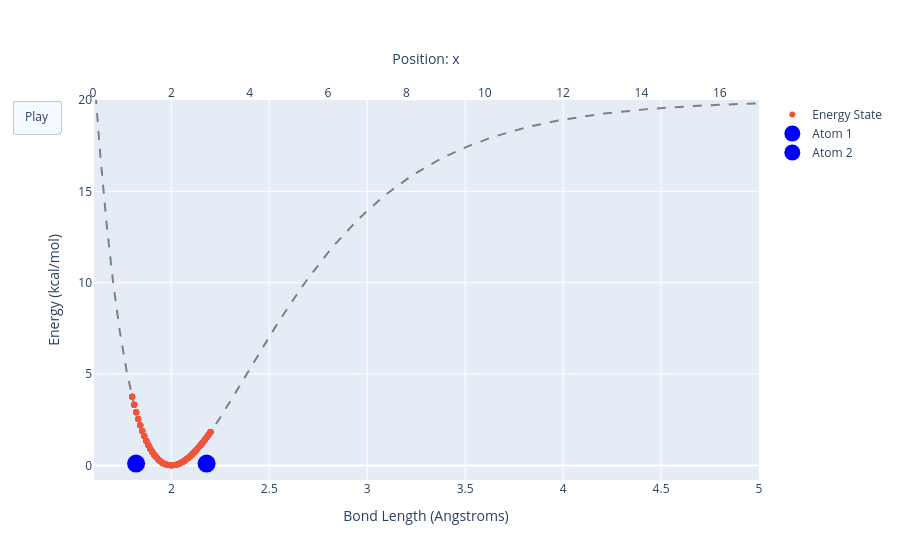

Write notebook code for a chart like this one.
### Markdown cell above
**Here we will use a Morse potential as our reference bond potential.**<br>
**The Morse potential captures the essential physics to describe bond breaking.** 

$U(r) = D_{e}(1 - e^{-\alpha(r - r_{eq})})^2$ <br>

$D_{e}$ = well-depth<br>
$\alpha$ = width of the potential <br>
$r_{eq}$ = equilibrium bond distance

### Code cell
import numpy as np
import matplotlib.pyplot as plt

import numpy as np
import plotly.graph_objects as go

def compute_morse_potential(distances, alpha=1.8, r_eq= 2.0, well_depth=20.0):
    """
    computer a morse potential given an array of distances

    :param distances: bond distances
    :param alpha: 
    :param r_eq: equilibrium distance in Angstroms
    :param well_depth: dissociation energy in kcal/mol

    :return energies: kcal/mol
    """
    return well_depth*(1 - np.exp(-alpha*(distances - r_eq)))**2

distances = np.linspace(1.6, 5.0, 100)
v_curve = compute_morse_potential(distances)

req = 2.0
delta = 0.2
n_points = 40 
min_r = req - delta
max_r = req + delta
displacement = req / 2.0
forward_r = np.linspace(min_r, max_r, n_points)
single_oscillation_r = np.concatenate([forward_r, forward_r[::-1]])
samples_distances = np.tile(single_oscillation_r, 4)

forward_a = np.linspace(displacement-(delta/2), displacement+(delta/2), n_points)[::-1] # Starts flipped
single_oscillation_a = np.concatenate([forward_a, forward_a[::-1]])
atom_a_x = np.tile(single_oscillation_a, 4)

forward_b = np.linspace((displacement+req)-(delta/2), (displacement+req)+(delta/2), n_points)
single_oscillation_b = np.concatenate([forward_b, forward_b[::-1]])
atom_b_x = np.tile(single_oscillation_b, 4)

# Compute energy based on the updated structural distances loop
sampled_energies = compute_morse_potential(samples_distances)


fig = go.Figure(
    data=[
        go.Scatter(x=distances, y=v_curve, mode='lines', line=dict(color='gray', dash='dash'), showlegend=False),
        go.Scatter(x=samples_distances, y=sampled_energies, mode='markers', name='Energy State'),
        go.Scatter(x=atom_a_x, y=[0.1], mode='markers', marker=dict(size=18, color='blue'), xaxis='x2', name='Atom 1'),
        go.Scatter(x=atom_b_x, y=[0.1], mode='markers', marker=dict(size=18, color='blue'), xaxis='x2', name='Atom 2')
    ],
    frames=[go.Frame(data=[
        go.Scatter(),
        go.Scatter(x=[samples_distances[i]], y=[sampled_energies[i]]),
        go.Scatter(x=[atom_a_x[i]]),
        go.Scatter(x=[atom_b_x[i]])
    ]) for i, _ in enumerate(samples_distances)]
)

fig.update_layout(
    xaxis=dict(title="Bond Length (Angstroms)", range=[1.6, 5.0]),
    xaxis2=dict(title="Position: x", range=[0, 17.0], side='top', overlaying='x', showgrid=False),
    yaxis=dict(title="Energy (kcal/mol)", range=[-0.8, 20.0]),
    updatemenus=[dict(type="buttons", buttons=[dict(label="Play", method="animate", args=[None, dict(frame=dict(duration=25, redraw=False))])])]
)

fig.show()

### Figure 1 — Plotly figure (JSON) as saved in the notebook; plotly's stock layout.template omitted (floating-point values rounded to 4 significant figures; data arrays with more than 128 entries replaced by an {"elided": "..."} marker saying what was removed)
{"data": [{"line": {"color": "gray", "dash": "dash"}, "mode": "lines", "showlegend": false, "type": "scatter", "x": [1.6, 1.634, 1.669, 1.703, 1.737, 1.772, 1.806, 1.84, 1.875, 1.909, 1.943, 1.978, 2.012, 2.046, 2.081, 2.115, 2.149, 2.184, 2.218, 2.253, 2.287, 2.321, 2.356, 2.39, 2.424, 2.459, 2.493, 2.527, 2.562, 2.596, 2.63, 2.665, 2.699, 2.733, 2.768, 2.802, 2.836, 2.871, 2.905, 2.939, 2.974, 3.008, 3.042, 3.077, 3.111, 3.145, 3.18, 3.214, 3.248, 3.283, 3.317, 3.352, 3.386, 3.42, 3.455, 3.489, 3.523, 3.558, 3.592, 3.626, 3.661, 3.695, 3.729, 3.764, 3.798, 3.832, 3.867, 3.901, 3.935, 3.97, 4.004, 4.038, 4.073, 4.107, 4.141, 4.176, 4.21, 4.244, 4.279, 4.313, 4.347, 4.382, 4.416, 4.451, 4.485, 4.519, 4.554, 4.588, 4.622, 4.657, 4.691, 4.725, 4.76, 4.794, 4.828, 4.863, 4.897, 4.931, 4.966, 5.0], "y": [22.24, 17.35, 13.3, 9.988, 7.305, 5.165, 3.491, 2.215, 1.279, 0.6322, 0.2298, 0.03331, 0.009316, 0.1288, 0.3665, 0.7009, 1.113, 1.587, 2.11, 2.668, 3.253, 3.856, 4.469, 5.087, 5.704, 6.316, 6.92, 7.513, 8.093, 8.657, 9.205, 9.736, 10.25, 10.74, 11.22, 11.67, 12.11, 12.53, 12.92, 13.31, 13.67, 14.01, 14.34, 14.66, 14.95, 15.23, 15.5, 15.76, 16.0, 16.22, 16.44, 16.64, 16.83, 17.02, 17.19, 17.35, 17.5, 17.65, 17.79, 17.92, 18.04, 18.15, 18.26, 18.36, 18.46, 18.55, 18.63, 18.72, 18.79, 18.86, 18.93, 18.99, 19.05, 19.11, 19.16, 19.21, 19.26, 19.3, 19.34, 19.38, 19.42, 19.45, 19.49, 19.52, 19.55, 19.57, 19.6, 19.62, 19.64, 19.67, 19.69, 19.7, 19.72, 19.74, 19.75, 19.77, 19.78, 19.8, 19.81, 19.82]}, {"mode": "markers", "name": "Energy State", "type": "scatter", "x": {"elided": "320 float values"}, "y": {"elided": "320 float values"}}, {"marker": {"color": "blue", "size": 18}, "mode": "markers", "name": "Atom 1", "type": "scatter", "x": {"elided": "320 float values"}, "xaxis": "x2", "y": [0.1]}, {"marker": {"color": "blue", "size": 18}, "mode": "markers", "name": "Atom 2", "type": "scatter", "x": {"elided": "320 float values"}, "xaxis": "x2", "y": [0.1]}], "layout": {"updatemenus": [{"buttons": [{"args": [null, {"frame": {"duration": 25, "redraw": false}}], "label": "Play", "method": "animate"}], "type": "buttons"}], "xaxis": {"range": [1.6, 5], "title": {"text": "Bond Length (Angstroms)"}}, "xaxis2": {"overlaying": "x", "range": [0, 17], "showgrid": false, "side": "top", "title": {"text": "Position: x"}}, "yaxis": {"range": [-0.8, 20], "title": {"text": "Energy (kcal/mol)"}}}}
